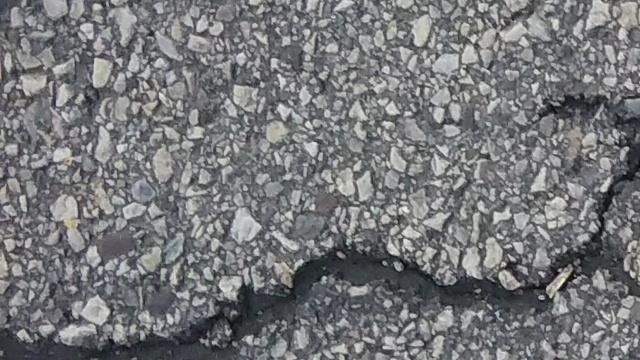
#> input picture dataset/crack500/images/validation/20160328_152308_1_361.jpg, 640 x 360 px, given as the content of the folder C:/Users/H3C/Desktop/coco/coco500, which was not available
$ python 2.py   (older library calls are emulated)
#> lines starting #> are read from the running program, lines starting #| are printed output that depends on the picture; pictures that were not available may be replaced by others from this repository, and a replacement may not be noted
import os, glob, cv2, numpy as np
import seaborn as sns, matplotlib.pyplot as plt
import pandas as pd
from skimage.feature import graycomatrix, graycoprops, local_binary_pattern
from skimage.filters import gabor
from pywt import dwt2

# 1. 路径：普通图放 generic/，路面图放 pavement/
generic_dir = r'C:\Users\H3C\Desktop\coco\coco500'
pavement_dir = r'C:\Users\H3C\Desktop\coco\crack500'
images = {'Generic': glob.glob(generic_dir+'/*.jpg'),
          'Pavement': glob.glob(pavement_dir+'/*.jpg')}

# 2. 特征提取函数
def extract(img_rgb):
    g = cv2.cvtColor(img_rgb, cv2.COLOR_BGR2GRAY)
#> img_rgb is the input picture: shape (360, 640, 3); mean B, G, R 120.9, 118.8, 117.9

    # GLCM 特征 (更新了函数名)
    glcm = graycomatrix(g, distances=[1], angles=[0], levels=256, symmetric=True, normed=True)
    contrast = graycoprops(glcm, 'contrast')[0, 0]
#> contrast = 388.1
    correlation = graycoprops(glcm, 'correlation')[0, 0]
#> correlation = 0.889
    energy = graycoprops(glcm, 'energy')[0, 0]  # ASM 已改为 energy
#> energy = 0.011
    homo = graycoprops(glcm, 'homogeneity')[0, 0]
#> homo = 0.09

    # LBP 熵
    lbp = local_binary_pattern(g, P=8, R=1, method='nri_uniform')
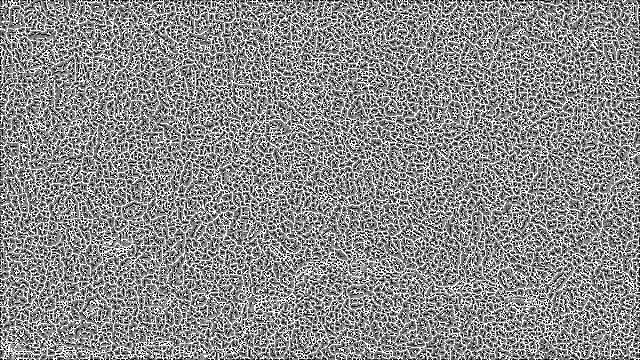
#> lbp: shape (360, 640) float64; min 0, max 58, mean 31.8; drawn with min black and max white
    hist, _ = np.histogram(lbp, bins=59)
#> hist = 59 values, max 22303 at index 58, min 304 at index 4, mean 3905.1
    hist = hist.astype(float)
    hist /= hist.sum()  # 归一化
#> hist = 59 values, max 0.0968 at index 58, min 0.00132 at index 4, mean 0.0169
    lbp_ent = -np.sum(hist * np.log2(hist + 1e-12))
#> lbp_ent = 5.47

    # Gabor 均值
    freq = 0.2
    gabor_real, _ = gabor(g, frequency=freq)
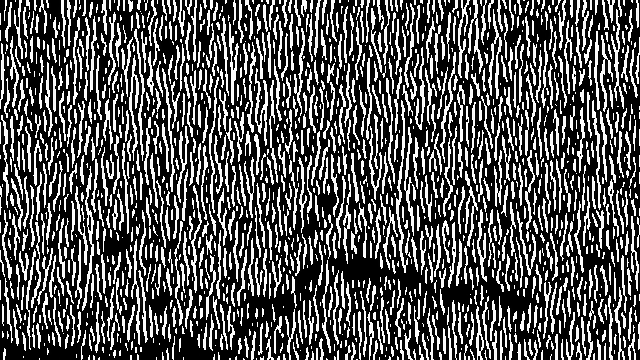
#> gabor_real: shape (360, 640); min 0, max 255, mean 84.1
    gabor_mean = np.abs(gabor_real).mean()  # 取绝对值
#> gabor_mean = 84.12

    # 小波 HH 能量
    cA, (cH, cV, cD) = dwt2(g, 'haar')
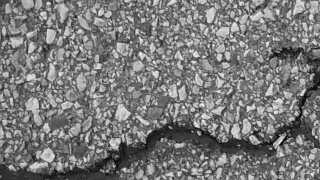
#> cA: shape (180, 320) float64; min 22.5, max 473.5, mean 237.5; drawn with min black and max white
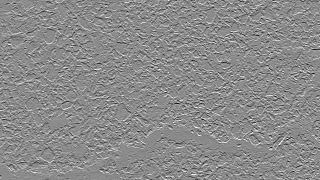
#> cH: shape (180, 320) float64; min -98.5, max 82, mean 0; drawn with min black and max white
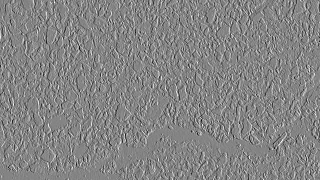
#> cV: shape (180, 320) float64; min -100, max 92.5, mean 0.2; drawn with min black and max white
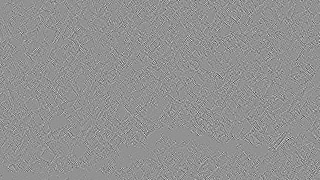
#> cD: shape (180, 320) float64; min -51.5, max 38.5, mean 0; drawn with min black and max white
    wavelet_energy = np.sqrt(cD**2).mean()
#> wavelet_energy = 4.48

    return [contrast, correlation, energy, homo, lbp_ent, gabor_mean, wavelet_energy]

# 3. 批量计算
feat_df = []
for label, path_list in images.items():
    for p in path_list:
        try:
            feat = extract(cv2.imread(p))
#> feat = [388.1, 0.889, 0.011, 0.09, 5.47, 84.12, 4.48]
            feat_df.append([label] + feat)
        except Exception as e:
            print(f"处理图片 {p} 时出错: {e}")
            pass

df = pd.DataFrame(feat_df, columns=['Group', 'Contrast', 'Correlation', 'Energy', 'Homogeneity',
                                   'LBP_Entropy', 'Gabor_Mean', 'Wavelet_Energy'])
#> df = table of 1 rows and 8 columns

# 4. 保存结果到CSV
df.to_csv('texture_features.csv', index=False)

# 5. 画图
plt.rcParams['font.size'] = 11
fig, ax = plt.subplots(2, 2, figsize=(10, 8))
#> (the run stopped early here; a loop or call above may not have finished)
